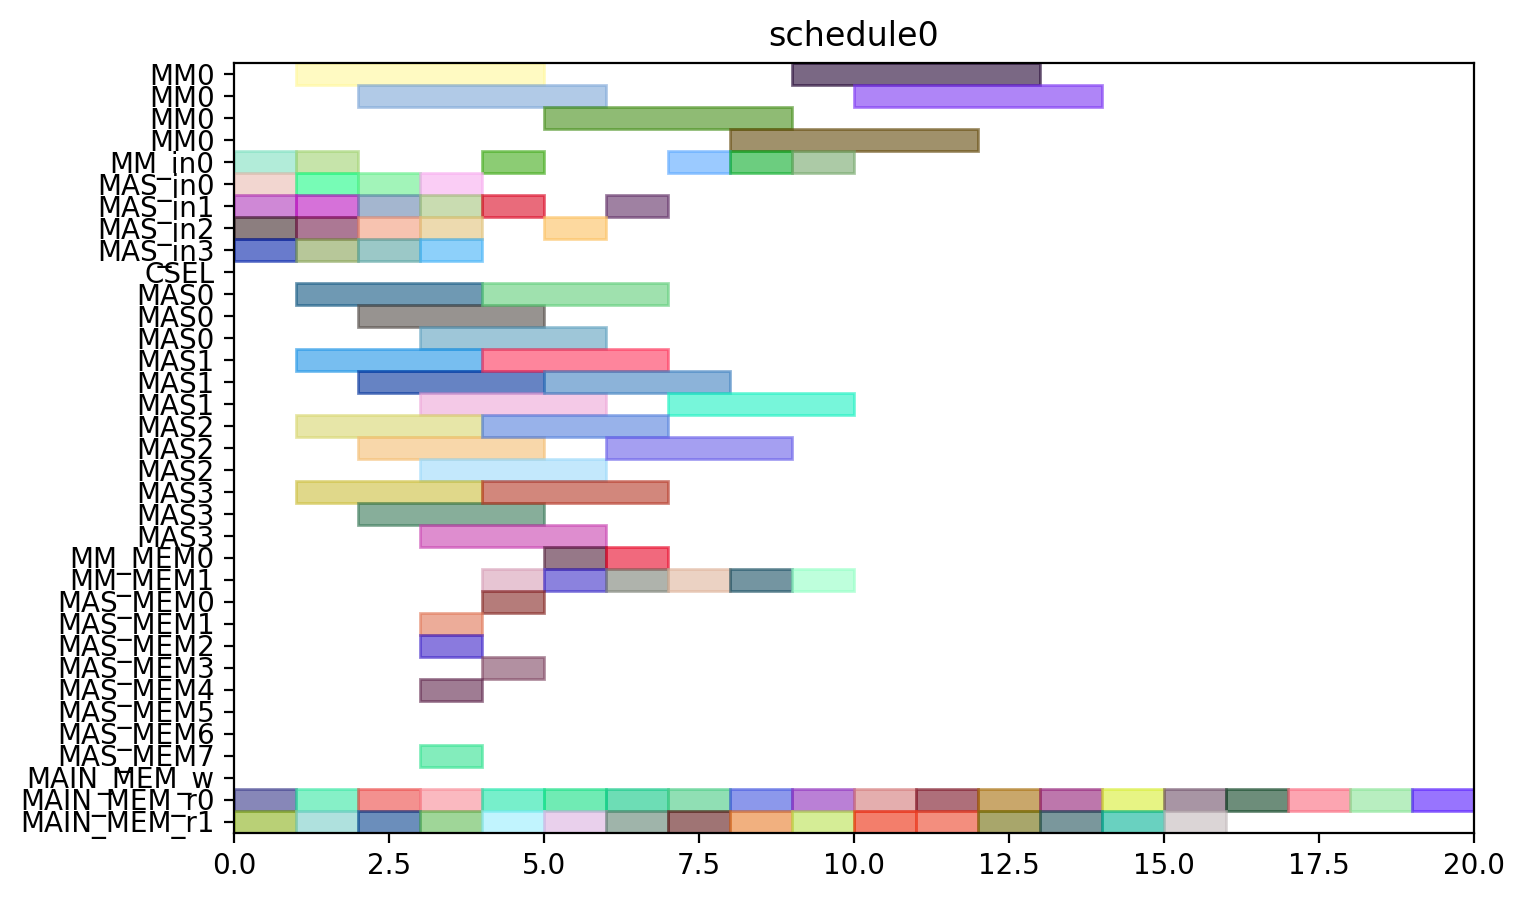

This figure's Python source:
from pyschedule import Scenario, solvers, plotters, alt


def solve():
	horizon = 90
	S = Scenario("schedule0", horizon=horizon)

	# resource
	MM = S.Resources('MM', num=1, size=4)
	MM_in = S.Resources('MM_in', num=1)
	MAS_in = S.Resources('MAS_in', num=4)
	CSEL = S.Resource('CSEL')
	MAS = S.Resources('MAS', num=4, size=3, periods=range(1, horizon))
	MM_MEM = S.Resources('MM_MEM', num=2)
	MAS_MEM = S.Resources('MAS_MEM', num=8)
	MAIN_MEM_w = S.Resource('MAIN_MEM_w', size=1)
	MAIN_MEM_r = S.Resources('MAIN_MEM_r', num=2)

	# result of previous scheduling

	# new tasks
	c_qinv_denom_inv0 = S.Task('c_qinv_denom_inv0', length=4, delay_cost=1)
	c_qinv_denom_inv0 += alt(MM)
	c_qinv_denom_inv0_in = S.Task('c_qinv_denom_inv0_in', length=1, delay_cost=1)
	c_qinv_denom_inv0_in += alt(MM_in)
	S += c_qinv_denom_inv0_in*MM_in[0]<=c_qinv_denom_inv0*MM[0]

	c_qinv_denom_inv0_mem0 = S.Task('c_qinv_denom_inv0_mem0', length=1, delay_cost=1)
	c_qinv_denom_inv0_mem0 += MAIN_MEM_r[0]
	c_qinv_denom_inv0_mem1 = S.Task('c_qinv_denom_inv0_mem1', length=1, delay_cost=1)
	c_qinv_denom_inv0_mem1 += MAIN_MEM_r[1]
	c_qinv_denom_inv1_ = S.Task('c_qinv_denom_inv1_', length=4, delay_cost=1)
	c_qinv_denom_inv1_ += alt(MM)
	c_qinv_denom_inv1__in = S.Task('c_qinv_denom_inv1__in', length=1, delay_cost=1)
	c_qinv_denom_inv1__in += alt(MM_in)
	S += c_qinv_denom_inv1__in*MM_in[0]<=c_qinv_denom_inv1_*MM[0]

	c_qinv_denom_inv1__mem0 = S.Task('c_qinv_denom_inv1__mem0', length=1, delay_cost=1)
	c_qinv_denom_inv1__mem0 += MAIN_MEM_r[0]
	c_qinv_denom_inv1__mem1 = S.Task('c_qinv_denom_inv1__mem1', length=1, delay_cost=1)
	c_qinv_denom_inv1__mem1 += MAIN_MEM_r[1]
	c_qinv0_t2 = S.Task('c_qinv0_t2', length=3, delay_cost=1)
	c_qinv0_t2 += alt(MAS)
	c_qinv0_t2_in = S.Task('c_qinv0_t2_in', length=1, delay_cost=1)
	c_qinv0_t2_in += alt(MAS_in)
	S += c_qinv0_t2_in*MAS_in[0]<=c_qinv0_t2*MAS[0]

	S += c_qinv0_t2_in*MAS_in[1]<=c_qinv0_t2*MAS[1]

	S += c_qinv0_t2_in*MAS_in[2]<=c_qinv0_t2*MAS[2]

	S += c_qinv0_t2_in*MAS_in[3]<=c_qinv0_t2*MAS[3]

	c_qinv0_t2_mem0 = S.Task('c_qinv0_t2_mem0', length=1, delay_cost=1)
	c_qinv0_t2_mem0 += MAIN_MEM_r[0]
	c_qinv0_t2_mem1 = S.Task('c_qinv0_t2_mem1', length=1, delay_cost=1)
	c_qinv0_t2_mem1 += MAIN_MEM_r[1]
	c_qinv1__t2 = S.Task('c_qinv1__t2', length=3, delay_cost=1)
	c_qinv1__t2 += alt(MAS)
	c_qinv1__t2_in = S.Task('c_qinv1__t2_in', length=1, delay_cost=1)
	c_qinv1__t2_in += alt(MAS_in)
	S += c_qinv1__t2_in*MAS_in[0]<=c_qinv1__t2*MAS[0]

	S += c_qinv1__t2_in*MAS_in[1]<=c_qinv1__t2*MAS[1]

	S += c_qinv1__t2_in*MAS_in[2]<=c_qinv1__t2*MAS[2]

	S += c_qinv1__t2_in*MAS_in[3]<=c_qinv1__t2*MAS[3]

	c_qinv1__t2_mem0 = S.Task('c_qinv1__t2_mem0', length=1, delay_cost=1)
	c_qinv1__t2_mem0 += MAIN_MEM_r[0]
	c_qinv1__t2_mem1 = S.Task('c_qinv1__t2_mem1', length=1, delay_cost=1)
	c_qinv1__t2_mem1 += MAIN_MEM_r[1]
	c0_t0_t2 = S.Task('c0_t0_t2', length=3, delay_cost=1)
	c0_t0_t2 += alt(MAS)
	c0_t0_t2_in = S.Task('c0_t0_t2_in', length=1, delay_cost=1)
	c0_t0_t2_in += alt(MAS_in)
	S += c0_t0_t2_in*MAS_in[0]<=c0_t0_t2*MAS[0]

	S += c0_t0_t2_in*MAS_in[1]<=c0_t0_t2*MAS[1]

	S += c0_t0_t2_in*MAS_in[2]<=c0_t0_t2*MAS[2]

	S += c0_t0_t2_in*MAS_in[3]<=c0_t0_t2*MAS[3]

	c0_t0_t2_mem0 = S.Task('c0_t0_t2_mem0', length=1, delay_cost=1)
	c0_t0_t2_mem0 += MAIN_MEM_r[0]
	c0_t0_t2_mem1 = S.Task('c0_t0_t2_mem1', length=1, delay_cost=1)
	c0_t0_t2_mem1 += MAIN_MEM_r[1]
	c0_t1_t2 = S.Task('c0_t1_t2', length=3, delay_cost=1)
	c0_t1_t2 += alt(MAS)
	c0_t1_t2_in = S.Task('c0_t1_t2_in', length=1, delay_cost=1)
	c0_t1_t2_in += alt(MAS_in)
	S += c0_t1_t2_in*MAS_in[0]<=c0_t1_t2*MAS[0]

	S += c0_t1_t2_in*MAS_in[1]<=c0_t1_t2*MAS[1]

	S += c0_t1_t2_in*MAS_in[2]<=c0_t1_t2*MAS[2]

	S += c0_t1_t2_in*MAS_in[3]<=c0_t1_t2*MAS[3]

	c0_t1_t2_mem0 = S.Task('c0_t1_t2_mem0', length=1, delay_cost=1)
	c0_t1_t2_mem0 += MAIN_MEM_r[0]
	c0_t1_t2_mem1 = S.Task('c0_t1_t2_mem1', length=1, delay_cost=1)
	c0_t1_t2_mem1 += MAIN_MEM_r[1]
	c0_t20 = S.Task('c0_t20', length=3, delay_cost=1)
	c0_t20 += alt(MAS)
	c0_t20_in = S.Task('c0_t20_in', length=1, delay_cost=1)
	c0_t20_in += alt(MAS_in)
	S += c0_t20_in*MAS_in[0]<=c0_t20*MAS[0]

	S += c0_t20_in*MAS_in[1]<=c0_t20*MAS[1]

	S += c0_t20_in*MAS_in[2]<=c0_t20*MAS[2]

	S += c0_t20_in*MAS_in[3]<=c0_t20*MAS[3]

	c0_t20_mem0 = S.Task('c0_t20_mem0', length=1, delay_cost=1)
	c0_t20_mem0 += MAIN_MEM_r[0]
	c0_t20_mem1 = S.Task('c0_t20_mem1', length=1, delay_cost=1)
	c0_t20_mem1 += MAIN_MEM_r[1]
	c0_t21 = S.Task('c0_t21', length=3, delay_cost=1)
	c0_t21 += alt(MAS)
	c0_t21_in = S.Task('c0_t21_in', length=1, delay_cost=1)
	c0_t21_in += alt(MAS_in)
	S += c0_t21_in*MAS_in[0]<=c0_t21*MAS[0]

	S += c0_t21_in*MAS_in[1]<=c0_t21*MAS[1]

	S += c0_t21_in*MAS_in[2]<=c0_t21*MAS[2]

	S += c0_t21_in*MAS_in[3]<=c0_t21*MAS[3]

	c0_t21_mem0 = S.Task('c0_t21_mem0', length=1, delay_cost=1)
	c0_t21_mem0 += MAIN_MEM_r[0]
	c0_t21_mem1 = S.Task('c0_t21_mem1', length=1, delay_cost=1)
	c0_t21_mem1 += MAIN_MEM_r[1]
	c1_t0_t2 = S.Task('c1_t0_t2', length=3, delay_cost=1)
	c1_t0_t2 += alt(MAS)
	c1_t0_t2_in = S.Task('c1_t0_t2_in', length=1, delay_cost=1)
	c1_t0_t2_in += alt(MAS_in)
	S += c1_t0_t2_in*MAS_in[0]<=c1_t0_t2*MAS[0]

	S += c1_t0_t2_in*MAS_in[1]<=c1_t0_t2*MAS[1]

	S += c1_t0_t2_in*MAS_in[2]<=c1_t0_t2*MAS[2]

	S += c1_t0_t2_in*MAS_in[3]<=c1_t0_t2*MAS[3]

	c1_t0_t2_mem0 = S.Task('c1_t0_t2_mem0', length=1, delay_cost=1)
	c1_t0_t2_mem0 += MAIN_MEM_r[0]
	c1_t0_t2_mem1 = S.Task('c1_t0_t2_mem1', length=1, delay_cost=1)
	c1_t0_t2_mem1 += MAIN_MEM_r[1]
	c1_t1_t2 = S.Task('c1_t1_t2', length=3, delay_cost=1)
	c1_t1_t2 += alt(MAS)
	c1_t1_t2_in = S.Task('c1_t1_t2_in', length=1, delay_cost=1)
	c1_t1_t2_in += alt(MAS_in)
	S += c1_t1_t2_in*MAS_in[0]<=c1_t1_t2*MAS[0]

	S += c1_t1_t2_in*MAS_in[1]<=c1_t1_t2*MAS[1]

	S += c1_t1_t2_in*MAS_in[2]<=c1_t1_t2*MAS[2]

	S += c1_t1_t2_in*MAS_in[3]<=c1_t1_t2*MAS[3]

	c1_t1_t2_mem0 = S.Task('c1_t1_t2_mem0', length=1, delay_cost=1)
	c1_t1_t2_mem0 += MAIN_MEM_r[0]
	c1_t1_t2_mem1 = S.Task('c1_t1_t2_mem1', length=1, delay_cost=1)
	c1_t1_t2_mem1 += MAIN_MEM_r[1]
	c1_t20 = S.Task('c1_t20', length=3, delay_cost=1)
	c1_t20 += alt(MAS)
	c1_t20_in = S.Task('c1_t20_in', length=1, delay_cost=1)
	c1_t20_in += alt(MAS_in)
	S += c1_t20_in*MAS_in[0]<=c1_t20*MAS[0]

	S += c1_t20_in*MAS_in[1]<=c1_t20*MAS[1]

	S += c1_t20_in*MAS_in[2]<=c1_t20*MAS[2]

	S += c1_t20_in*MAS_in[3]<=c1_t20*MAS[3]

	c1_t20_mem0 = S.Task('c1_t20_mem0', length=1, delay_cost=1)
	c1_t20_mem0 += MAIN_MEM_r[0]
	c1_t20_mem1 = S.Task('c1_t20_mem1', length=1, delay_cost=1)
	c1_t20_mem1 += MAIN_MEM_r[1]
	c1_t21 = S.Task('c1_t21', length=3, delay_cost=1)
	c1_t21 += alt(MAS)
	c1_t21_in = S.Task('c1_t21_in', length=1, delay_cost=1)
	c1_t21_in += alt(MAS_in)
	S += c1_t21_in*MAS_in[0]<=c1_t21*MAS[0]

	S += c1_t21_in*MAS_in[1]<=c1_t21*MAS[1]

	S += c1_t21_in*MAS_in[2]<=c1_t21*MAS[2]

	S += c1_t21_in*MAS_in[3]<=c1_t21*MAS[3]

	c1_t21_mem0 = S.Task('c1_t21_mem0', length=1, delay_cost=1)
	c1_t21_mem0 += MAIN_MEM_r[0]
	c1_t21_mem1 = S.Task('c1_t21_mem1', length=1, delay_cost=1)
	c1_t21_mem1 += MAIN_MEM_r[1]
	c2_t0_t2 = S.Task('c2_t0_t2', length=3, delay_cost=1)
	c2_t0_t2 += alt(MAS)
	c2_t0_t2_in = S.Task('c2_t0_t2_in', length=1, delay_cost=1)
	c2_t0_t2_in += alt(MAS_in)
	S += c2_t0_t2_in*MAS_in[0]<=c2_t0_t2*MAS[0]

	S += c2_t0_t2_in*MAS_in[1]<=c2_t0_t2*MAS[1]

	S += c2_t0_t2_in*MAS_in[2]<=c2_t0_t2*MAS[2]

	S += c2_t0_t2_in*MAS_in[3]<=c2_t0_t2*MAS[3]

	c2_t0_t2_mem0 = S.Task('c2_t0_t2_mem0', length=1, delay_cost=1)
	c2_t0_t2_mem0 += MAIN_MEM_r[0]
	c2_t0_t2_mem1 = S.Task('c2_t0_t2_mem1', length=1, delay_cost=1)
	c2_t0_t2_mem1 += MAIN_MEM_r[1]
	c2_t1_t2 = S.Task('c2_t1_t2', length=3, delay_cost=1)
	c2_t1_t2 += alt(MAS)
	c2_t1_t2_in = S.Task('c2_t1_t2_in', length=1, delay_cost=1)
	c2_t1_t2_in += alt(MAS_in)
	S += c2_t1_t2_in*MAS_in[0]<=c2_t1_t2*MAS[0]

	S += c2_t1_t2_in*MAS_in[1]<=c2_t1_t2*MAS[1]

	S += c2_t1_t2_in*MAS_in[2]<=c2_t1_t2*MAS[2]

	S += c2_t1_t2_in*MAS_in[3]<=c2_t1_t2*MAS[3]

	c2_t1_t2_mem0 = S.Task('c2_t1_t2_mem0', length=1, delay_cost=1)
	c2_t1_t2_mem0 += MAIN_MEM_r[0]
	c2_t1_t2_mem1 = S.Task('c2_t1_t2_mem1', length=1, delay_cost=1)
	c2_t1_t2_mem1 += MAIN_MEM_r[1]
	c2_t20 = S.Task('c2_t20', length=3, delay_cost=1)
	c2_t20 += alt(MAS)
	c2_t20_in = S.Task('c2_t20_in', length=1, delay_cost=1)
	c2_t20_in += alt(MAS_in)
	S += c2_t20_in*MAS_in[0]<=c2_t20*MAS[0]

	S += c2_t20_in*MAS_in[1]<=c2_t20*MAS[1]

	S += c2_t20_in*MAS_in[2]<=c2_t20*MAS[2]

	S += c2_t20_in*MAS_in[3]<=c2_t20*MAS[3]

	c2_t20_mem0 = S.Task('c2_t20_mem0', length=1, delay_cost=1)
	c2_t20_mem0 += MAIN_MEM_r[0]
	c2_t20_mem1 = S.Task('c2_t20_mem1', length=1, delay_cost=1)
	c2_t20_mem1 += MAIN_MEM_r[1]
	c2_t21 = S.Task('c2_t21', length=3, delay_cost=1)
	c2_t21 += alt(MAS)
	c2_t21_in = S.Task('c2_t21_in', length=1, delay_cost=1)
	c2_t21_in += alt(MAS_in)
	S += c2_t21_in*MAS_in[0]<=c2_t21*MAS[0]

	S += c2_t21_in*MAS_in[1]<=c2_t21*MAS[1]

	S += c2_t21_in*MAS_in[2]<=c2_t21*MAS[2]

	S += c2_t21_in*MAS_in[3]<=c2_t21*MAS[3]

	c2_t21_mem0 = S.Task('c2_t21_mem0', length=1, delay_cost=1)
	c2_t21_mem0 += MAIN_MEM_r[0]
	c2_t21_mem1 = S.Task('c2_t21_mem1', length=1, delay_cost=1)
	c2_t21_mem1 += MAIN_MEM_r[1]
	c_qinv0_t0 = S.Task('c_qinv0_t0', length=4, delay_cost=1)
	c_qinv0_t0 += alt(MM)
	c_qinv0_t0_in = S.Task('c_qinv0_t0_in', length=1, delay_cost=1)
	c_qinv0_t0_in += alt(MM_in)
	S += c_qinv0_t0_in*MM_in[0]<=c_qinv0_t0*MM[0]

	c_qinv0_t0_mem0 = S.Task('c_qinv0_t0_mem0', length=1, delay_cost=1)
	c_qinv0_t0_mem0 += MAIN_MEM_r[0]
	c_qinv0_t0_mem1 = S.Task('c_qinv0_t0_mem1', length=1, delay_cost=1)
	c_qinv0_t0_mem1 += alt(MM_MEM)
	S += (c_qinv_denom_inv0*MM[0])-1 < c_qinv0_t0_mem1*MM_MEM[1]
	S += c_qinv0_t0_mem1 <= c_qinv0_t0

	c_qinv0_t1 = S.Task('c_qinv0_t1', length=4, delay_cost=1)
	c_qinv0_t1 += alt(MM)
	c_qinv0_t1_in = S.Task('c_qinv0_t1_in', length=1, delay_cost=1)
	c_qinv0_t1_in += alt(MM_in)
	S += c_qinv0_t1_in*MM_in[0]<=c_qinv0_t1*MM[0]

	c_qinv0_t1_mem0 = S.Task('c_qinv0_t1_mem0', length=1, delay_cost=1)
	c_qinv0_t1_mem0 += MAIN_MEM_r[0]
	c_qinv0_t1_mem1 = S.Task('c_qinv0_t1_mem1', length=1, delay_cost=1)
	c_qinv0_t1_mem1 += alt(MM_MEM)
	S += (c_qinv_denom_inv1_*MM[0])-1 < c_qinv0_t1_mem1*MM_MEM[1]
	S += c_qinv0_t1_mem1 <= c_qinv0_t1

	c_qinv0_t3 = S.Task('c_qinv0_t3', length=3, delay_cost=1)
	c_qinv0_t3 += alt(MAS)
	c_qinv0_t3_in = S.Task('c_qinv0_t3_in', length=1, delay_cost=1)
	c_qinv0_t3_in += alt(MAS_in)
	S += c_qinv0_t3_in*MAS_in[0]<=c_qinv0_t3*MAS[0]

	S += c_qinv0_t3_in*MAS_in[1]<=c_qinv0_t3*MAS[1]

	S += c_qinv0_t3_in*MAS_in[2]<=c_qinv0_t3*MAS[2]

	S += c_qinv0_t3_in*MAS_in[3]<=c_qinv0_t3*MAS[3]

	c_qinv0_t3_mem0 = S.Task('c_qinv0_t3_mem0', length=1, delay_cost=1)
	c_qinv0_t3_mem0 += alt(MM_MEM)
	S += (c_qinv_denom_inv0*MM[0])-1 < c_qinv0_t3_mem0*MM_MEM[0]
	S += c_qinv0_t3_mem0 <= c_qinv0_t3

	c_qinv0_t3_mem1 = S.Task('c_qinv0_t3_mem1', length=1, delay_cost=1)
	c_qinv0_t3_mem1 += alt(MM_MEM)
	S += (c_qinv_denom_inv1_*MM[0])-1 < c_qinv0_t3_mem1*MM_MEM[1]
	S += c_qinv0_t3_mem1 <= c_qinv0_t3

	c_qinv1__t0 = S.Task('c_qinv1__t0', length=4, delay_cost=1)
	c_qinv1__t0 += alt(MM)
	c_qinv1__t0_in = S.Task('c_qinv1__t0_in', length=1, delay_cost=1)
	c_qinv1__t0_in += alt(MM_in)
	S += c_qinv1__t0_in*MM_in[0]<=c_qinv1__t0*MM[0]

	c_qinv1__t0_mem0 = S.Task('c_qinv1__t0_mem0', length=1, delay_cost=1)
	c_qinv1__t0_mem0 += MAIN_MEM_r[0]
	c_qinv1__t0_mem1 = S.Task('c_qinv1__t0_mem1', length=1, delay_cost=1)
	c_qinv1__t0_mem1 += alt(MM_MEM)
	S += (c_qinv_denom_inv0*MM[0])-1 < c_qinv1__t0_mem1*MM_MEM[1]
	S += c_qinv1__t0_mem1 <= c_qinv1__t0

	c_qinv1__t1 = S.Task('c_qinv1__t1', length=4, delay_cost=1)
	c_qinv1__t1 += alt(MM)
	c_qinv1__t1_in = S.Task('c_qinv1__t1_in', length=1, delay_cost=1)
	c_qinv1__t1_in += alt(MM_in)
	S += c_qinv1__t1_in*MM_in[0]<=c_qinv1__t1*MM[0]

	c_qinv1__t1_mem0 = S.Task('c_qinv1__t1_mem0', length=1, delay_cost=1)
	c_qinv1__t1_mem0 += MAIN_MEM_r[0]
	c_qinv1__t1_mem1 = S.Task('c_qinv1__t1_mem1', length=1, delay_cost=1)
	c_qinv1__t1_mem1 += alt(MM_MEM)
	S += (c_qinv_denom_inv1_*MM[0])-1 < c_qinv1__t1_mem1*MM_MEM[1]
	S += c_qinv1__t1_mem1 <= c_qinv1__t1

	c_qinv1__t3 = S.Task('c_qinv1__t3', length=3, delay_cost=1)
	c_qinv1__t3 += alt(MAS)
	c_qinv1__t3_in = S.Task('c_qinv1__t3_in', length=1, delay_cost=1)
	c_qinv1__t3_in += alt(MAS_in)
	S += c_qinv1__t3_in*MAS_in[0]<=c_qinv1__t3*MAS[0]

	S += c_qinv1__t3_in*MAS_in[1]<=c_qinv1__t3*MAS[1]

	S += c_qinv1__t3_in*MAS_in[2]<=c_qinv1__t3*MAS[2]

	S += c_qinv1__t3_in*MAS_in[3]<=c_qinv1__t3*MAS[3]

	c_qinv1__t3_mem0 = S.Task('c_qinv1__t3_mem0', length=1, delay_cost=1)
	c_qinv1__t3_mem0 += alt(MM_MEM)
	S += (c_qinv_denom_inv0*MM[0])-1 < c_qinv1__t3_mem0*MM_MEM[0]
	S += c_qinv1__t3_mem0 <= c_qinv1__t3

	c_qinv1__t3_mem1 = S.Task('c_qinv1__t3_mem1', length=1, delay_cost=1)
	c_qinv1__t3_mem1 += alt(MM_MEM)
	S += (c_qinv_denom_inv1_*MM[0])-1 < c_qinv1__t3_mem1*MM_MEM[1]
	S += c_qinv1__t3_mem1 <= c_qinv1__t3

	c0_t4_t2 = S.Task('c0_t4_t2', length=3, delay_cost=1)
	c0_t4_t2 += alt(MAS)
	c0_t4_t2_in = S.Task('c0_t4_t2_in', length=1, delay_cost=1)
	c0_t4_t2_in += alt(MAS_in)
	S += c0_t4_t2_in*MAS_in[0]<=c0_t4_t2*MAS[0]

	S += c0_t4_t2_in*MAS_in[1]<=c0_t4_t2*MAS[1]

	S += c0_t4_t2_in*MAS_in[2]<=c0_t4_t2*MAS[2]

	S += c0_t4_t2_in*MAS_in[3]<=c0_t4_t2*MAS[3]

	c0_t4_t2_mem0 = S.Task('c0_t4_t2_mem0', length=1, delay_cost=1)
	c0_t4_t2_mem0 += alt(MAS_MEM)
	S += (c0_t20*MAS[0])-1 < c0_t4_t2_mem0*MAS_MEM[0]
	S += (c0_t20*MAS[1])-1 < c0_t4_t2_mem0*MAS_MEM[2]
	S += (c0_t20*MAS[2])-1 < c0_t4_t2_mem0*MAS_MEM[4]
	S += (c0_t20*MAS[3])-1 < c0_t4_t2_mem0*MAS_MEM[6]
	S += c0_t4_t2_mem0 <= c0_t4_t2

	c0_t4_t2_mem1 = S.Task('c0_t4_t2_mem1', length=1, delay_cost=1)
	c0_t4_t2_mem1 += alt(MAS_MEM)
	S += (c0_t21*MAS[0])-1 < c0_t4_t2_mem1*MAS_MEM[1]
	S += (c0_t21*MAS[1])-1 < c0_t4_t2_mem1*MAS_MEM[3]
	S += (c0_t21*MAS[2])-1 < c0_t4_t2_mem1*MAS_MEM[5]
	S += (c0_t21*MAS[3])-1 < c0_t4_t2_mem1*MAS_MEM[7]
	S += c0_t4_t2_mem1 <= c0_t4_t2

	c1_t4_t2 = S.Task('c1_t4_t2', length=3, delay_cost=1)
	c1_t4_t2 += alt(MAS)
	c1_t4_t2_in = S.Task('c1_t4_t2_in', length=1, delay_cost=1)
	c1_t4_t2_in += alt(MAS_in)
	S += c1_t4_t2_in*MAS_in[0]<=c1_t4_t2*MAS[0]

	S += c1_t4_t2_in*MAS_in[1]<=c1_t4_t2*MAS[1]

	S += c1_t4_t2_in*MAS_in[2]<=c1_t4_t2*MAS[2]

	S += c1_t4_t2_in*MAS_in[3]<=c1_t4_t2*MAS[3]

	c1_t4_t2_mem0 = S.Task('c1_t4_t2_mem0', length=1, delay_cost=1)
	c1_t4_t2_mem0 += alt(MAS_MEM)
	S += (c1_t20*MAS[0])-1 < c1_t4_t2_mem0*MAS_MEM[0]
	S += (c1_t20*MAS[1])-1 < c1_t4_t2_mem0*MAS_MEM[2]
	S += (c1_t20*MAS[2])-1 < c1_t4_t2_mem0*MAS_MEM[4]
	S += (c1_t20*MAS[3])-1 < c1_t4_t2_mem0*MAS_MEM[6]
	S += c1_t4_t2_mem0 <= c1_t4_t2

	c1_t4_t2_mem1 = S.Task('c1_t4_t2_mem1', length=1, delay_cost=1)
	c1_t4_t2_mem1 += alt(MAS_MEM)
	S += (c1_t21*MAS[0])-1 < c1_t4_t2_mem1*MAS_MEM[1]
	S += (c1_t21*MAS[1])-1 < c1_t4_t2_mem1*MAS_MEM[3]
	S += (c1_t21*MAS[2])-1 < c1_t4_t2_mem1*MAS_MEM[5]
	S += (c1_t21*MAS[3])-1 < c1_t4_t2_mem1*MAS_MEM[7]
	S += c1_t4_t2_mem1 <= c1_t4_t2

	c2_t4_t2 = S.Task('c2_t4_t2', length=3, delay_cost=1)
	c2_t4_t2 += alt(MAS)
	c2_t4_t2_in = S.Task('c2_t4_t2_in', length=1, delay_cost=1)
	c2_t4_t2_in += alt(MAS_in)
	S += c2_t4_t2_in*MAS_in[0]<=c2_t4_t2*MAS[0]

	S += c2_t4_t2_in*MAS_in[1]<=c2_t4_t2*MAS[1]

	S += c2_t4_t2_in*MAS_in[2]<=c2_t4_t2*MAS[2]

	S += c2_t4_t2_in*MAS_in[3]<=c2_t4_t2*MAS[3]

	c2_t4_t2_mem0 = S.Task('c2_t4_t2_mem0', length=1, delay_cost=1)
	c2_t4_t2_mem0 += alt(MAS_MEM)
	S += (c2_t20*MAS[0])-1 < c2_t4_t2_mem0*MAS_MEM[0]
	S += (c2_t20*MAS[1])-1 < c2_t4_t2_mem0*MAS_MEM[2]
	S += (c2_t20*MAS[2])-1 < c2_t4_t2_mem0*MAS_MEM[4]
	S += (c2_t20*MAS[3])-1 < c2_t4_t2_mem0*MAS_MEM[6]
	S += c2_t4_t2_mem0 <= c2_t4_t2

	c2_t4_t2_mem1 = S.Task('c2_t4_t2_mem1', length=1, delay_cost=1)
	c2_t4_t2_mem1 += alt(MAS_MEM)
	S += (c2_t21*MAS[0])-1 < c2_t4_t2_mem1*MAS_MEM[1]
	S += (c2_t21*MAS[1])-1 < c2_t4_t2_mem1*MAS_MEM[3]
	S += (c2_t21*MAS[2])-1 < c2_t4_t2_mem1*MAS_MEM[5]
	S += (c2_t21*MAS[3])-1 < c2_t4_t2_mem1*MAS_MEM[7]
	S += c2_t4_t2_mem1 <= c2_t4_t2

	solvers.mip.solve(S,msg=1,kind='CPLEX',ratio_gap=1.01)

	solution = [['hoge']*len(S.solution()[1]) for i in range(len(S.solution()))]
	for i in range(len(S.solution())):
		for j in range(len(S.solution()[i])):
			solution[i][j]=str(S.solution()[i][j])
	print(solution)

	cycles = int(solution[-1][3])

	pic_file_name = "/home/mfukuda/ABE/multiRAM_multiMAS_16mux/scheduling_result/stage4MM1_stage3MAS4/FP12_INV_AFTER_FPINV/schedule0.png"
	if(S.solution() != []):
		plotters.matplotlib.plot(S,img_filename=pic_file_name, show_task_labels=False, fig_size=(cycles*0.25+3, 5))

	return solution
